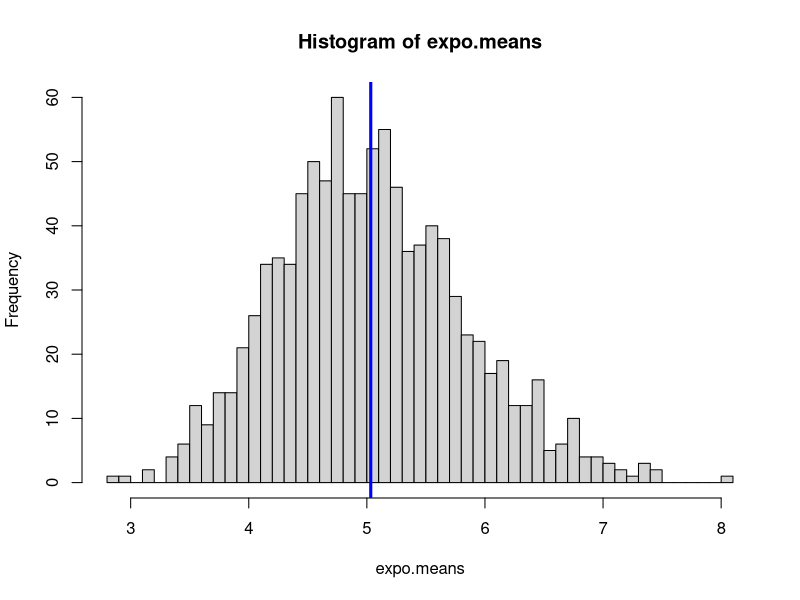
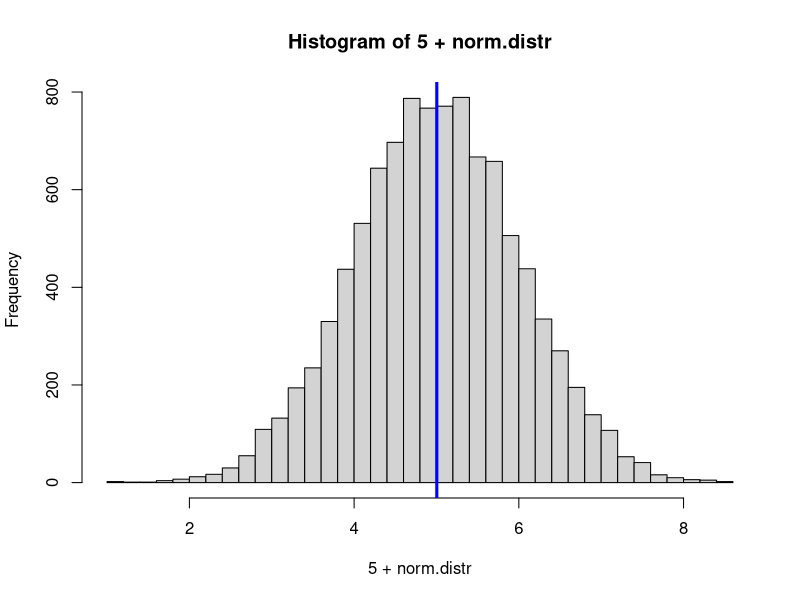

Generate these figures, in order, with R:
## ---- chunk 1
setwd("/Users/dalehunscher/Dropbox/Coursera/Statistical_Inference/project")

library(knitr) 
library(graphics)
library(datasets)
library(ggplot2)

## ---- chunk 2

set.seed(48103)

## ---- chunk 3

nsamples <- 1000 # dim of mns
n <- 40 # n for each sample mean
lambda <- 0.2 # exponential rate
## ---- chunk 4

expo.means <- NULL; for ( i in 1:nsamples) { expo.means = c(expo.means, mean(rexp(n,lambda)))}

theoretical.mean <- 1/lambda
expo.mean = mean(expo.means)

expo.var <- var(expo.means)
theoretical.var <- ((1/lambda)/sqrt(n))^2

## ---- chunk 5

expo.mean

theoretical.mean

## ---- chunk 6

expo.var

theoretical.var
## ---- chunk 7

hist(expo.means,breaks=50)
abline(v = mean(expo.means), col="blue", lwd = 3)

## ---- chunk 8

n <- 10000

norm.distr <- rnorm(n)
hist(5 + norm.distr,breaks=50)
abline(v = 5 + mean(norm.distr), col="blue", lwd = 3)

